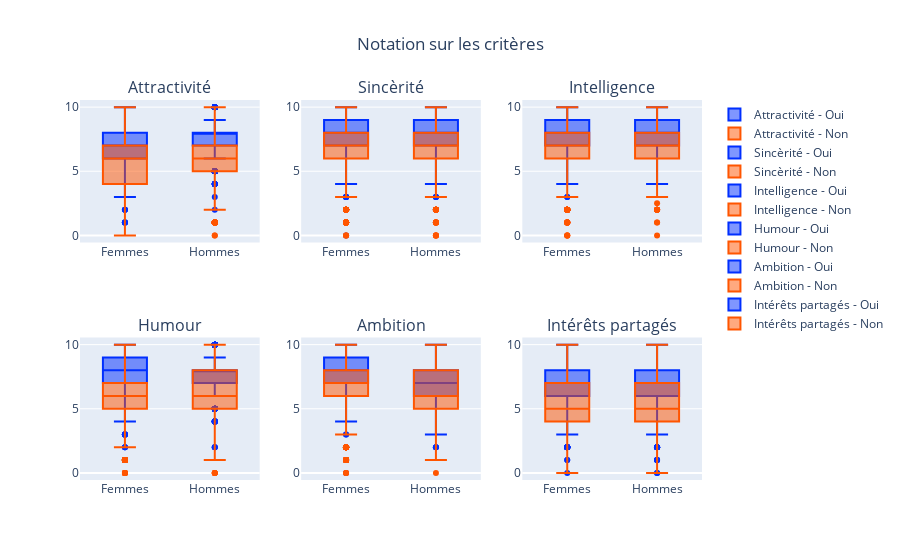

The notebook cell this image was saved under:
### Code cell
color_map = {"Oui": "#002FFF", "Non": "#FF5500"}  

traits = [("attr", "Attractivité"),
          ("sinc", "Sincèrité"),
          ("intel", "Intelligence"),
          ("fun", "Humour"),
          ("amb", "Ambition"),
          ("shar", "Intérêts partagés")]

fig = make_subplots(rows=2, cols=3,
                    subplot_titles=[label for _, label in traits])

for i, (trait_col, trait_name) in enumerate(traits):
    row = i // 3 + 1
    col = i % 3 + 1
    for match_value, color in color_map.items():
        subset = df_tinder[df_tinder["match"] == match_value]
        fig.add_trace(
            go.Box(x=subset["gender"], y=subset[trait_col],
                   marker_color=color, name=f"{trait_name} - {match_value}"),
            row=row, col=col
        )

fig.update_layout(
    title_text="Notation sur les critères",
    title_x=0.5,
    showlegend=True
)


fig.show()

### Figure 1 — Plotly figure (JSON) as saved in the notebook; plotly's stock layout.template omitted (floating-point values rounded to 4 significant figures; data arrays with more than 128 entries replaced by an {"elided": "..."} marker saying what was removed)
{"data": [{"marker": {"color": "#002FFF"}, "name": "Attractivité - Oui", "type": "box", "x": {"elided": "1380 str values"}, "xaxis": "x", "y": {"elided": "1380 float values"}, "yaxis": "y"}, {"marker": {"color": "#FF5500"}, "name": "Attractivité - Non", "type": "box", "x": {"elided": "6998 str values"}, "xaxis": "x", "y": {"elided": "6998 float values"}, "yaxis": "y"}, {"marker": {"color": "#002FFF"}, "name": "Sincèrité - Oui", "type": "box", "x": {"elided": "1380 str values"}, "xaxis": "x2", "y": {"elided": "1380 float values"}, "yaxis": "y2"}, {"marker": {"color": "#FF5500"}, "name": "Sincèrité - Non", "type": "box", "x": {"elided": "6998 str values"}, "xaxis": "x2", "y": {"elided": "6998 float values"}, "yaxis": "y2"}, {"marker": {"color": "#002FFF"}, "name": "Intelligence - Oui", "type": "box", "x": {"elided": "1380 str values"}, "xaxis": "x3", "y": {"elided": "1380 float values"}, "yaxis": "y3"}, {"marker": {"color": "#FF5500"}, "name": "Intelligence - Non", "type": "box", "x": {"elided": "6998 str values"}, "xaxis": "x3", "y": {"elided": "6998 float values"}, "yaxis": "y3"}, {"marker": {"color": "#002FFF"}, "name": "Humour - Oui", "type": "box", "x": {"elided": "1380 str values"}, "xaxis": "x4", "y": {"elided": "1380 float values"}, "yaxis": "y4"}, {"marker": {"color": "#FF5500"}, "name": "Humour - Non", "type": "box", "x": {"elided": "6998 str values"}, "xaxis": "x4", "y": {"elided": "6998 float values"}, "yaxis": "y4"}, {"marker": {"color": "#002FFF"}, "name": "Ambition - Oui", "type": "box", "x": {"elided": "1380 str values"}, "xaxis": "x5", "y": {"elided": "1380 float values"}, "yaxis": "y5"}, {"marker": {"color": "#FF5500"}, "name": "Ambition - Non", "type": "box", "x": {"elided": "6998 str values"}, "xaxis": "x5", "y": {"elided": "6998 float values"}, "yaxis": "y5"}, {"marker": {"color": "#002FFF"}, "name": "Intérêts partagés - Oui", "type": "box", "x": {"elided": "1380 str values"}, "xaxis": "x6", "y": {"elided": "1380 float values"}, "yaxis": "y6"}, {"marker": {"color": "#FF5500"}, "name": "Intérêts partagés - Non", "type": "box", "x": {"elided": "6998 str values"}, "xaxis": "x6", "y": {"elided": "6998 float values"}, "yaxis": "y6"}], "layout": {"annotations": [{"font": {"size": 16}, "showarrow": false, "text": "Attractivité", "x": 0.1444, "xanchor": "center", "xref": "paper", "y": 1, "yanchor": "bottom", "yref": "paper"}, {"font": {"size": 16}, "showarrow": false, "text": "Sincèrité", "x": 0.5, "xanchor": "center", "xref": "paper", "y": 1, "yanchor": "bottom", "yref": "paper"}, {"font": {"size": 16}, "showarrow": false, "text": "Intelligence", "x": 0.8556, "xanchor": "center", "xref": "paper", "y": 1, "yanchor": "bottom", "yref": "paper"}, {"font": {"size": 16}, "showarrow": false, "text": "Humour", "x": 0.1444, "xanchor": "center", "xref": "paper", "y": 0.375, "yanchor": "bottom", "yref": "paper"}, {"font": {"size": 16}, "showarrow": false, "text": "Ambition", "x": 0.5, "xanchor": "center", "xref": "paper", "y": 0.375, "yanchor": "bottom", "yref": "paper"}, {"font": {"size": 16}, "showarrow": false, "text": "Intérêts partagés", "x": 0.8556, "xanchor": "center", "xref": "paper", "y": 0.375, "yanchor": "bottom", "yref": "paper"}], "showlegend": true, "title": {"text": "Notation sur les critères", "x": 0.5}, "xaxis": {"anchor": "y", "domain": [0, 0.2889]}, "xaxis2": {"anchor": "y2", "domain": [0.3556, 0.6444]}, "xaxis3": {"anchor": "y3", "domain": [0.7111, 1]}, "xaxis4": {"anchor": "y4", "domain": [0, 0.2889]}, "xaxis5": {"anchor": "y5", "domain": [0.3556, 0.6444]}, "xaxis6": {"anchor": "y6", "domain": [0.7111, 1]}, "yaxis": {"anchor": "x", "domain": [0.625, 1]}, "yaxis2": {"anchor": "x2", "domain": [0.625, 1]}, "yaxis3": {"anchor": "x3", "domain": [0.625, 1]}, "yaxis4": {"anchor": "x4", "domain": [0, 0.375]}, "yaxis5": {"anchor": "x5", "domain": [0, 0.375]}, "yaxis6": {"anchor": "x6", "domain": [0, 0.375]}}}
